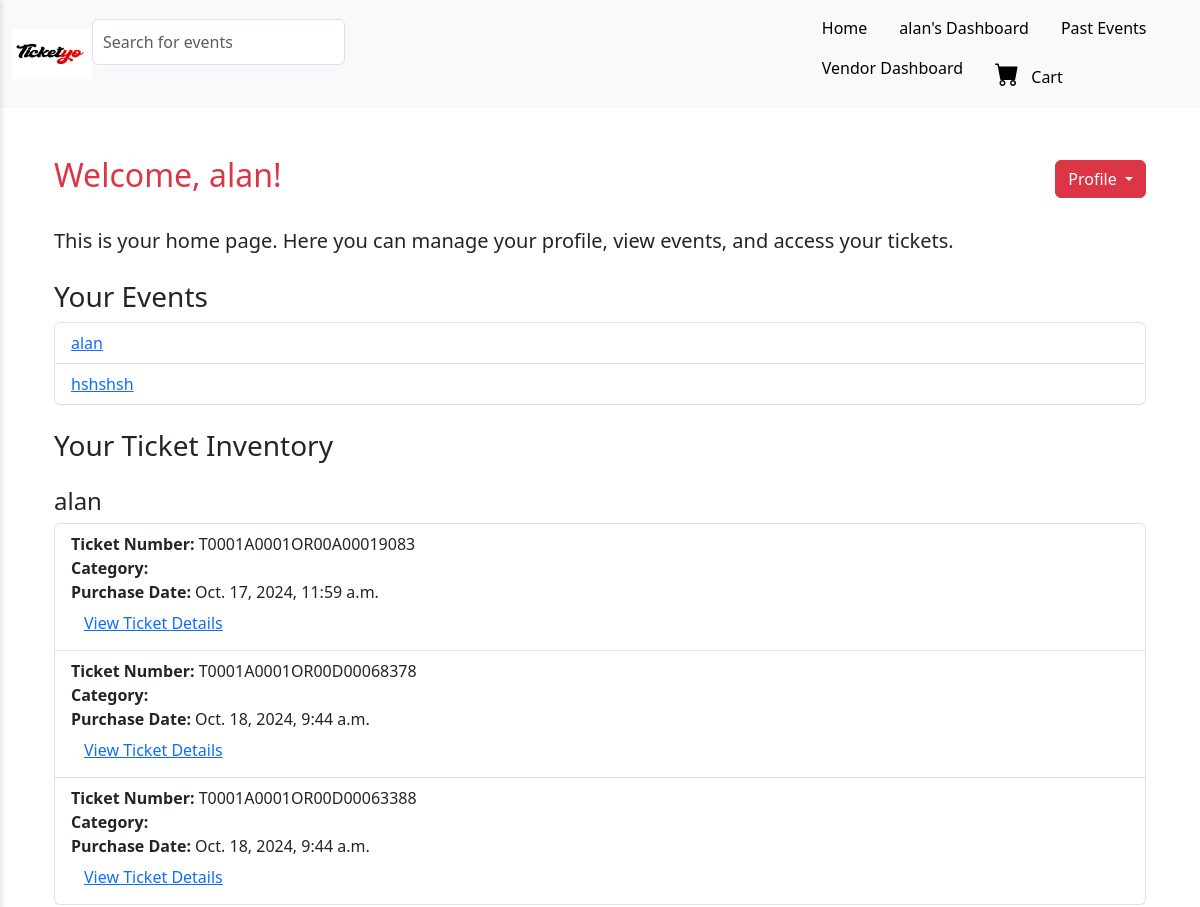
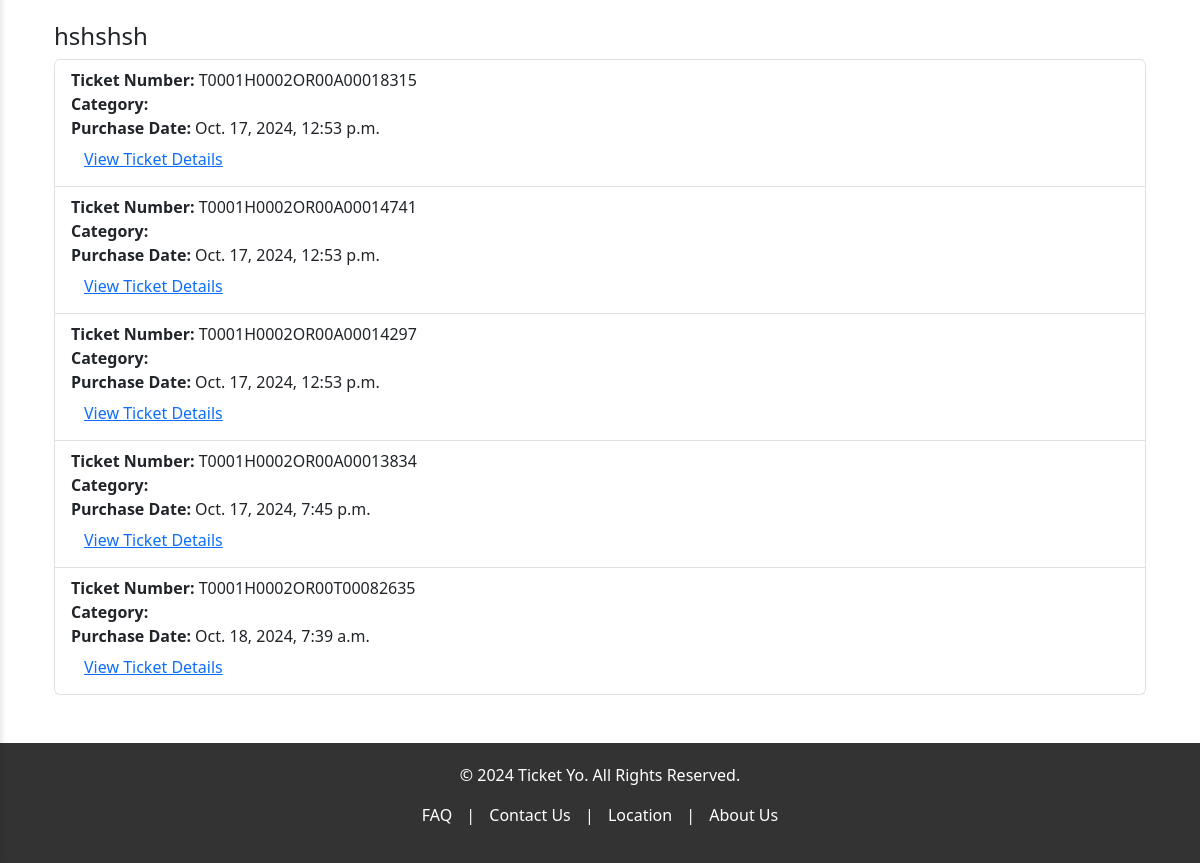
The app's page /customers/home/ (signed in) with its own data (2 pictures, top to bottom).
### accounts/models.py (models this page shows, shortened)
class User(AbstractBaseUser, PermissionsMixin):
    username = models.CharField(max_length=30, unique=True)
    email = models.EmailField(unique=True)
    first_name = models.CharField(max_length=30)
    last_name = models.CharField(max_length=30)
    storename = models.CharField(max_length=50, blank=True, null=True)  # Vendor only
    store_phone = models.CharField(max_length=15, blank=True, null=True)  # Vendor only
    assigned_events = models.ManyToManyField('events.Event', related_name='assigned_agents', blank=True)  # POSAgent only
    is_verified = models.BooleanField(default=False)  # Customer-specific
    verification_code = models.CharField(max_length=6, blank=True, null=True)
    verification_code_created_at = models.DateTimeField(null=True, blank=True)
    is_superuser = models.BooleanField(default=False)
    is_staff = models.BooleanField(default=False)
    is_vendor = models.BooleanField(default=False)
    is_customer = models.BooleanField(default=False)
    is_posagent = models.BooleanField(default=False)
    is_active = models.BooleanField(default=True)
    objects = UserManager()
    USERNAME_FIELD = 'username'
    REQUIRED_FIELDS = ['email', 'first_name', 'last_name']

### events/models.py (models this page shows, shortened)
class Event(models.Model):
    STATUS_CHOICES = [
        ('pending', 'Pending'),
        ('approved', 'Approved'),
        ('rejected', 'Rejected'),
    ]
    user = models.ForeignKey(settings.AUTH_USER_MODEL, on_delete=models.CASCADE, related_name='events')
    poster = models.ImageField(upload_to='event_posters/')
    title = models.CharField(max_length=200)
    description = models.TextField()
    category = models.CharField(max_length=100)
    start_date = models.DateTimeField()
    end_date = models.DateTimeField(null=True, blank=True)
    venue_name = models.CharField(max_length=100)
    regular_price = models.DecimalField(max_digits=10, decimal_places=2)
    sale_price = models.DecimalField(max_digits=10, decimal_places=2, null=True, blank=True)
    tickets_available = models.PositiveIntegerField(null=True, blank=True)
    tickets_sold = models.PositiveIntegerField(default=0)
    status = models.CharField(max_length=10, choices=STATUS_CHOICES, default='pending')
    adminaction = models.ForeignKey(settings.AUTH_USER_MODEL, on_delete=models.SET_NULL, null=True, blank=True, editable=False)

### tickets/models.py (models this page shows, shortened)
class Ticket(models.Model):
    ENTITY_TYPE_CHOICES = [
        ('customer', 'Customer'),
        ('vendor', 'Vendor'),
        ('pos_agent', 'pos_agent'),
    ]
    event = models.ForeignKey(Event, on_delete=models.CASCADE, related_name='tickets')
    ticket_category = models.ForeignKey(TicketCategory, on_delete=models.CASCADE, null=True, blank=True)
    customer_username = models.CharField(max_length=255, blank=True, null=True)  # Buyer info
    user = models.ForeignKey(settings.AUTH_USER_MODEL, on_delete=models.CASCADE, related_name='tickets')  # Vendor info
    ticket_number = models.CharField(max_length=20, unique=True)
    purchase_date = models.DateTimeField(auto_now_add=True)
    qr_code = models.ImageField(upload_to='qr_codes/', blank=True)
    entity_type = models.CharField(max_length=10, choices=ENTITY_TYPE_CHOICES)  # Buyer type
    verified = models.BooleanField(default=False)

### customers/views.py (the view)
# urls.py: path('home/', views.user_home, name='customer_home'),
@login_required
def user_home(request):
    user = request.user
    tickets = Ticket.objects.filter(user=user)  # Use user foreign key instead of customer_username
    events = {ticket.event for ticket in tickets}
    return render(request, 'customers/customer_home.html', {
        'events': events,
        'tickets': tickets,
    })

### templates/customers/customer_home.html (shortened to what this page needs)
{% extends 'frontend/base.html' %}
{% block content %}
<div class="container my-5">
    <div class="d-flex justify-content-between align-items-center mb-4">
        <h2 class="text-danger">Welcome, {{ user.username }}!</h2>
        <div class="dropdown">
            <button class="btn btn-danger dropdown-toggle" type="button" id="profileDropdown" data-bs-toggle="dropdown"
                aria-expanded="false">
                Profile
            </button>
        </div>
    </div>
    <p class="lead">This is your home page. Here you can manage your profile, view events, and access your tickets.</p>
    <div class="my-4">
        <h3 class="text">Your Events</h3>
        <ul class="list-group">
            {% for event in events %}
            <li class="list-group-item">
                <a href="{% url 'event_detail' event.id %}">{{ event.title }}</a>
            </li>
            {% endfor %}
        </ul>
    </div>
    <div class="my-4">
        <h3>Your Ticket Inventory</h3>
        {% for event in events %}
        <h4 class="mt-4">{{ event.title }}</h4>
        <ul class="list-group">
            {% for ticket in tickets %}
            {% if ticket.event == event %}
            <li class="list-group-item">
                <strong>Ticket Number:</strong> {{ ticket.ticket_number }}<br>
                <strong>Category:</strong> {{ ticket.ticket_category.category_title }}<br>
                <strong>Purchase Date:</strong> {{ ticket.purchase_date }}<br>
                <a href="{% url 'ticket_detail' ticket.id %}" class="btn btn-link">View Ticket Details</a>
            </li>
            {% endif %}
            {% endfor %}
        </ul>
        {% endfor %}
    </div>
</div>
{% endblock %}

### templates/frontend/base.html (shortened to what this page needs)
<!DOCTYPE html>
<html lang="en">
<head>
    {% load static %}
    <link href="{% static 'frontend/base.css' %}" rel="stylesheet">
    <link href="https://cdn.jsdelivr.net/npm/bootstrap@5.3.0/dist/css/bootstrap.min.css" rel="stylesheet">
    <link href="https://cdn.jsdelivr.net/npm/bootstrap-icons@1.10.5/font/bootstrap-icons.css" rel="stylesheet">
    <link rel="stylesheet" href="https://cdnjs.cloudflare.com/ajax/libs/font-awesome/6.0.0-beta3/css/all.min.css">
</head>
<body>
    <nav class="navbar navbar-expand-lg d-none d-lg-flex sticky-top bg-light">
        <div class="container-fluid">
            <div class="d-flex align-items-center">
                <div class="logo">
                    <img src="{% static 'frontend/logo.jpg' %}" alt="Logo" style="height: 50px; width: 80px;">
                </div>
            </div>
            <div class="search-bar-container">
                <form method="get" action="{% url 'all_events' %}" id="search-form">
                    <div class="input-group mb-4">
                        <input type="text" name="q" value="{{ query }}" class="form-control" id="search-input"
                            placeholder="Search for events">
                    </div>
                </form>
            </div>
            <ul class="nav ms-auto">
                <li class="nav-item">
                    <a href="{% url 'homepage' %}" class="nav-link text-black">Home</a>
                </li>
                {% if user.is_authenticated %}
                <li class="nav-item">
                    <a href="{% url 'all_events' %}" class="nav-link text-black">{{ user.username }}'s Dashboard</a>
                </li>
                {% else %}
                <li class="nav-item">
                    <a href="{% url 'all_events' %}" class="nav-link text-black">All Events</a>
                </li>
                {% endif %}
                <li class="nav-item">
                    <a href="{% url 'past_events' %}" class="nav-link text-black">Past Events</a>
                </li>
                {% if user.is_authenticated and user.is_vendor %}
                <li class="nav-item">
                    <a href="{% url 'dashboard' %}" class="nav-link text-black">Vendor Dashboard</a>
                </li>
                {% endif %}
                <li class="nav-item">
                    <a href="{% url 'view_cart' %}" class="nav-link text-black">
                        <i class="bi bi-cart-fill fs-4 me-2"></i> Cart</a>
                </li>
            </ul>
        </div>
    </nav>
    <div class="container main-content">
        {% block content %}{% endblock %}
    </div>
    <footer class="footer mt-5">
        <p>&copy; 2024 Ticket Yo. All Rights Reserved.</p>
        <p>
            <a href="#">FAQ</a> |
            <a href="#">Contact Us</a> |
            <a href="#">Location</a> |
            <a href="#">About Us</a>
        </p>
    </footer>
</body>
</html>

### static/frontend/base.css (style rules this page uses)
body { font-family: 'Roboto', sans-serif; margin: 0; padding: 0; }
.nav-link { padding: 10px 15px; color: black; text-decoration: none; font-size: 1rem; display: block; transition: background-color 0.3s ease, color 0.3s ease; }
.main-content { margin-left: 0; }
.footer { background-color: #333; color: white; padding: 20px 0; text-align: center; }
.footer a { color: white; text-decoration: none; margin: 0 10px; }
.search-bar-container { display: flex; width: 100%; }
.input-group { display: flex; align-items: center; width: 100%; }
#search-input { width: 100%; padding: 10px; font-size: 1rem; }

### records on screen
User: username "alan"
Event: title "alan"
Event: title "hshshsh"
Ticket: ticket_number "T0001A0001OR00A00019083", purchase_date "Oct. 17, 2024, 11:59 a.m."
Ticket: ticket_number "T0001A0001OR00D00068378", purchase_date "Oct. 18, 2024, 9:44 a.m."
Ticket: ticket_number "T0001A0001OR00D00063388", purchase_date "Oct. 18, 2024, 9:44 a.m."
Ticket: ticket_number "T0001H0002OR00A00018315", purchase_date "Oct. 17, 2024, 12:53 p.m."
Ticket: ticket_number "T0001H0002OR00A00014741", purchase_date "Oct. 17, 2024, 12:53 p.m."
Ticket: ticket_number "T0001H0002OR00A00014297", purchase_date "Oct. 17, 2024, 12:53 p.m."
Ticket: ticket_number "T0001H0002OR00A00013834", purchase_date "Oct. 17, 2024, 7:45 p.m."
Ticket: ticket_number "T0001H0002OR00T00082635", purchase_date "Oct. 18, 2024, 7:39 a.m."
